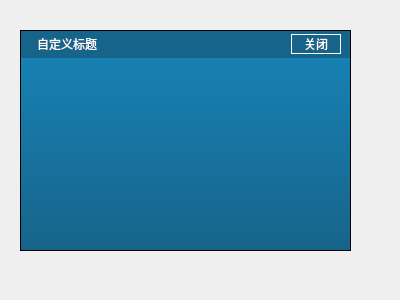
<?xml version="1.0" encoding="UTF-8"?>
<ui version="4.0">
 <class>MessageRDTip</class>
 <widget class="QWidget" name="MessageRDTip">
  <property name="geometry">
   <rect>
    <x>0</x>
    <y>0</y>
    <width>400</width>
    <height>300</height>
   </rect>
  </property>
  <property name="windowTitle">
   <string>Form</string>
  </property>
  <property name="styleSheet">
   <string notr="true">QLabel {
	color: white;
	font: 15px &quot;微软雅黑&quot;;
}

#titleArea {
	background-color: rgba(0, 85, 127, 230);
	border: 1px solid black;
	border-bottom: 0;
}

#contentLabel {
	border: 1px solid black;
	border-top: 0;
	background-color: qlineargradient(spread:pad, x1:0, y1:0, x2:0, y2:1, stop:0 rgba(0, 117, 172, 230), stop:1 rgba(0, 85, 127, 230));
	padding: 6px 20px;
}

#btnClose {
	background-color: transparent;
	border: 1px solid white;
	color: white;
	font:14px &quot;微软雅黑&quot;;
}

#btnClose:hover {
	background-color: white;
	color: rgb(0, 85, 127);
}</string>
  </property>
  <widget class="QWidget" name="tipArea" native="true">
   <property name="geometry">
    <rect>
     <x>20</x>
     <y>30</y>
     <width>331</width>
     <height>221</height>
    </rect>
   </property>
   <layout class="QVBoxLayout" name="verticalLayout">
    <property name="spacing">
     <number>0</number>
    </property>
    <property name="leftMargin">
     <number>0</number>
    </property>
    <property name="topMargin">
     <number>0</number>
    </property>
    <property name="rightMargin">
     <number>0</number>
    </property>
    <property name="bottomMargin">
     <number>0</number>
    </property>
    <item>
     <widget class="QWidget" name="titleArea" native="true">
      <property name="sizePolicy">
       <sizepolicy hsizetype="Preferred" vsizetype="Preferred">
        <horstretch>0</horstretch>
        <verstretch>0</verstretch>
       </sizepolicy>
      </property>
      <property name="minimumSize">
       <size>
        <width>0</width>
        <height>28</height>
       </size>
      </property>
      <property name="maximumSize">
       <size>
        <width>16777215</width>
        <height>28</height>
       </size>
      </property>
      <layout class="QHBoxLayout" name="horizontalLayout">
       <property name="spacing">
        <number>5</number>
       </property>
       <property name="leftMargin">
        <number>5</number>
       </property>
       <property name="topMargin">
        <number>0</number>
       </property>
       <property name="rightMargin">
        <number>10</number>
       </property>
       <property name="bottomMargin">
        <number>0</number>
       </property>
       <item>
        <widget class="QLabel" name="iconLabel">
         <property name="sizePolicy">
          <sizepolicy hsizetype="Preferred" vsizetype="Preferred">
           <horstretch>0</horstretch>
           <verstretch>0</verstretch>
          </sizepolicy>
         </property>
         <property name="text">
          <string/>
         </property>
        </widget>
       </item>
       <item>
        <widget class="QLabel" name="titleLabel">
         <property name="sizePolicy">
          <sizepolicy hsizetype="Expanding" vsizetype="Preferred">
           <horstretch>0</horstretch>
           <verstretch>0</verstretch>
          </sizepolicy>
         </property>
         <property name="text">
          <string>自定义标题</string>
         </property>
        </widget>
       </item>
       <item>
        <widget class="QPushButton" name="btnClose">
         <property name="minimumSize">
          <size>
           <width>50</width>
           <height>20</height>
          </size>
         </property>
         <property name="maximumSize">
          <size>
           <width>50</width>
           <height>20</height>
          </size>
         </property>
         <property name="text">
          <string>关闭</string>
         </property>
        </widget>
       </item>
      </layout>
     </widget>
    </item>
    <item>
     <widget class="QLabel" name="contentLabel">
      <property name="sizePolicy">
       <sizepolicy hsizetype="Preferred" vsizetype="Expanding">
        <horstretch>0</horstretch>
        <verstretch>0</verstretch>
       </sizepolicy>
      </property>
      <property name="text">
       <string/>
      </property>
      <property name="alignment">
       <set>Qt::AlignLeading|Qt::AlignLeft|Qt::AlignTop</set>
      </property>
     </widget>
    </item>
   </layout>
  </widget>
 </widget>
 <resources/>
 <connections/>
</ui>
